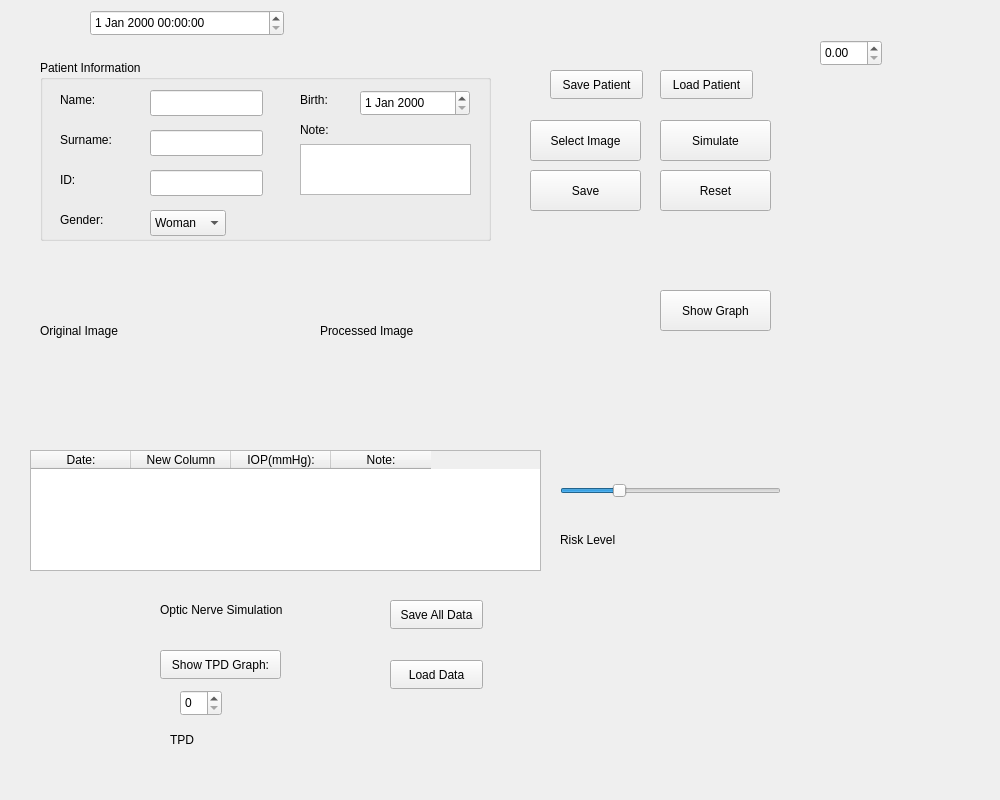
<?xml version="1.0" encoding="UTF-8"?>
<ui version="4.0">
 <class>Widget</class>
 <widget class="QWidget" name="Widget">
  <property name="enabled">
   <bool>true</bool>
  </property>
  <property name="geometry">
   <rect>
    <x>0</x>
    <y>0</y>
    <width>1000</width>
    <height>800</height>
   </rect>
  </property>
  <property name="windowTitle">
   <string>Widget</string>
  </property>
  <widget class="QSlider" name="intraocularPressureSlider">
   <property name="geometry">
    <rect>
     <x>560</x>
     <y>470</y>
     <width>221</width>
     <height>41</height>
    </rect>
   </property>
   <property name="minimum">
    <number>10</number>
   </property>
   <property name="maximum">
    <number>50</number>
   </property>
   <property name="value">
    <number>20</number>
   </property>
   <property name="orientation">
    <enum>Qt::Orientation::Horizontal</enum>
   </property>
  </widget>
  <widget class="QPushButton" name="loadButton">
   <property name="geometry">
    <rect>
     <x>530</x>
     <y>120</y>
     <width>111</width>
     <height>41</height>
    </rect>
   </property>
   <property name="text">
    <string>Select Image</string>
   </property>
  </widget>
  <widget class="QPushButton" name="saveButton">
   <property name="geometry">
    <rect>
     <x>530</x>
     <y>170</y>
     <width>111</width>
     <height>41</height>
    </rect>
   </property>
   <property name="text">
    <string>Save</string>
   </property>
  </widget>
  <widget class="QPushButton" name="resetButton">
   <property name="geometry">
    <rect>
     <x>660</x>
     <y>170</y>
     <width>111</width>
     <height>41</height>
    </rect>
   </property>
   <property name="text">
    <string>Reset</string>
   </property>
  </widget>
  <widget class="QPushButton" name="simulateButton">
   <property name="geometry">
    <rect>
     <x>660</x>
     <y>120</y>
     <width>111</width>
     <height>41</height>
    </rect>
   </property>
   <property name="text">
    <string>Simulate</string>
   </property>
  </widget>
  <widget class="QLabel" name="processedLabel">
   <property name="geometry">
    <rect>
     <x>320</x>
     <y>250</y>
     <width>281</width>
     <height>161</height>
    </rect>
   </property>
   <property name="text">
    <string>Processed Image</string>
   </property>
  </widget>
  <widget class="QLabel" name="originalLabel">
   <property name="geometry">
    <rect>
     <x>40</x>
     <y>250</y>
     <width>271</width>
     <height>161</height>
    </rect>
   </property>
   <property name="text">
    <string>Original Image</string>
   </property>
  </widget>
  <widget class="QDateTimeEdit" name="dateTimeEdit">
   <property name="geometry">
    <rect>
     <x>90</x>
     <y>10</y>
     <width>194</width>
     <height>26</height>
    </rect>
   </property>
  </widget>
  <widget class="QTableWidget" name="tableTimeline">
   <property name="geometry">
    <rect>
     <x>30</x>
     <y>450</y>
     <width>511</width>
     <height>121</height>
    </rect>
   </property>
   <property name="editTriggers">
    <set>QAbstractItemView::EditTrigger::NoEditTriggers</set>
   </property>
   <column>
    <property name="text">
     <string>Date:</string>
    </property>
   </column>
   <column>
    <property name="text">
     <string>New Column</string>
    </property>
   </column>
   <column>
    <property name="text">
     <string>IOP(mmHg):</string>
    </property>
   </column>
   <column>
    <property name="text">
     <string>Note:</string>
    </property>
   </column>
  </widget>
  <widget class="QLabel" name="labelRiskLevel">
   <property name="geometry">
    <rect>
     <x>560</x>
     <y>530</y>
     <width>63</width>
     <height>20</height>
    </rect>
   </property>
   <property name="text">
    <string>Risk Level</string>
   </property>
  </widget>
  <widget class="QGroupBox" name="groupBox">
   <property name="enabled">
    <bool>true</bool>
   </property>
   <property name="geometry">
    <rect>
     <x>40</x>
     <y>60</y>
     <width>451</width>
     <height>181</height>
    </rect>
   </property>
   <property name="title">
    <string>Patient Information</string>
   </property>
   <property name="checkable">
    <bool>false</bool>
   </property>
   <widget class="QTextEdit" name="textEditNotes">
    <property name="geometry">
     <rect>
      <x>260</x>
      <y>84</y>
      <width>171</width>
      <height>51</height>
     </rect>
    </property>
   </widget>
   <widget class="QLineEdit" name="lineEditSurname">
    <property name="geometry">
     <rect>
      <x>110</x>
      <y>70</y>
      <width>113</width>
      <height>26</height>
     </rect>
    </property>
   </widget>
   <widget class="QLineEdit" name="lineEditName">
    <property name="geometry">
     <rect>
      <x>110</x>
      <y>30</y>
      <width>113</width>
      <height>26</height>
     </rect>
    </property>
   </widget>
   <widget class="QLineEdit" name="lineEditID">
    <property name="geometry">
     <rect>
      <x>110</x>
      <y>110</y>
      <width>113</width>
      <height>26</height>
     </rect>
    </property>
   </widget>
   <widget class="QDateEdit" name="dateEditBirth">
    <property name="geometry">
     <rect>
      <x>320</x>
      <y>30</y>
      <width>110</width>
      <height>26</height>
     </rect>
    </property>
   </widget>
   <widget class="QLabel" name="label">
    <property name="geometry">
     <rect>
      <x>20</x>
      <y>30</y>
      <width>63</width>
      <height>20</height>
     </rect>
    </property>
    <property name="text">
     <string>Name:</string>
    </property>
   </widget>
   <widget class="QLabel" name="label_2">
    <property name="geometry">
     <rect>
      <x>20</x>
      <y>70</y>
      <width>63</width>
      <height>20</height>
     </rect>
    </property>
    <property name="text">
     <string>Surname:</string>
    </property>
   </widget>
   <widget class="QLabel" name="label_3">
    <property name="geometry">
     <rect>
      <x>20</x>
      <y>110</y>
      <width>63</width>
      <height>20</height>
     </rect>
    </property>
    <property name="text">
     <string>ID:</string>
    </property>
   </widget>
   <widget class="QLabel" name="label_4">
    <property name="geometry">
     <rect>
      <x>260</x>
      <y>60</y>
      <width>63</width>
      <height>20</height>
     </rect>
    </property>
    <property name="text">
     <string>Note:</string>
    </property>
   </widget>
   <widget class="QLabel" name="label_5">
    <property name="geometry">
     <rect>
      <x>260</x>
      <y>30</y>
      <width>63</width>
      <height>20</height>
     </rect>
    </property>
    <property name="text">
     <string>Birth:</string>
    </property>
   </widget>
   <widget class="QComboBox" name="comboBoxGender">
    <property name="geometry">
     <rect>
      <x>110</x>
      <y>150</y>
      <width>76</width>
      <height>26</height>
     </rect>
    </property>
    <item>
     <property name="text">
      <string>Woman</string>
     </property>
    </item>
    <item>
     <property name="text">
      <string>Man</string>
     </property>
    </item>
    <item>
     <property name="text">
      <string>Unknown</string>
     </property>
    </item>
   </widget>
   <widget class="QLabel" name="label_6">
    <property name="geometry">
     <rect>
      <x>20</x>
      <y>150</y>
      <width>63</width>
      <height>20</height>
     </rect>
    </property>
    <property name="text">
     <string>Gender:</string>
    </property>
   </widget>
  </widget>
  <widget class="QPushButton" name="showGraphButton">
   <property name="geometry">
    <rect>
     <x>660</x>
     <y>290</y>
     <width>111</width>
     <height>41</height>
    </rect>
   </property>
   <property name="text">
    <string>Show Graph</string>
   </property>
  </widget>
  <widget class="QPushButton" name="savePatientButton">
   <property name="geometry">
    <rect>
     <x>550</x>
     <y>70</y>
     <width>93</width>
     <height>29</height>
    </rect>
   </property>
   <property name="text">
    <string>Save Patient</string>
   </property>
  </widget>
  <widget class="QPushButton" name="loadPatientButton">
   <property name="geometry">
    <rect>
     <x>660</x>
     <y>70</y>
     <width>93</width>
     <height>29</height>
    </rect>
   </property>
   <property name="text">
    <string>Load Patient</string>
   </property>
  </widget>
  <widget class="QSpinBox" name="spinBoxCSF">
   <property name="geometry">
    <rect>
     <x>180</x>
     <y>690</y>
     <width>42</width>
     <height>26</height>
    </rect>
   </property>
  </widget>
  <widget class="QLabel" name="opticNerveLabel">
   <property name="geometry">
    <rect>
     <x>160</x>
     <y>600</y>
     <width>161</width>
     <height>20</height>
    </rect>
   </property>
   <property name="text">
    <string>Optic Nerve Simulation</string>
   </property>
  </widget>
  <widget class="QPushButton" name="btnShowTPD">
   <property name="geometry">
    <rect>
     <x>160</x>
     <y>650</y>
     <width>121</width>
     <height>29</height>
    </rect>
   </property>
   <property name="text">
    <string>Show TPD Graph:</string>
   </property>
  </widget>
  <widget class="QPushButton" name="exportButton">
   <property name="geometry">
    <rect>
     <x>390</x>
     <y>600</y>
     <width>93</width>
     <height>29</height>
    </rect>
   </property>
   <property name="text">
    <string>Save All Data</string>
   </property>
  </widget>
  <widget class="QPushButton" name="importButton">
   <property name="geometry">
    <rect>
     <x>390</x>
     <y>660</y>
     <width>93</width>
     <height>29</height>
    </rect>
   </property>
   <property name="text">
    <string>Load Data</string>
   </property>
  </widget>
  <widget class="QDoubleSpinBox" name="doubleSpinBox">
   <property name="geometry">
    <rect>
     <x>820</x>
     <y>40</y>
     <width>62</width>
     <height>26</height>
    </rect>
   </property>
  </widget>
  <widget class="QLabel" name="labelTPD">
   <property name="geometry">
    <rect>
     <x>170</x>
     <y>730</y>
     <width>63</width>
     <height>20</height>
    </rect>
   </property>
   <property name="text">
    <string>TPD</string>
   </property>
  </widget>
 </widget>
 <resources/>
 <connections/>
</ui>
